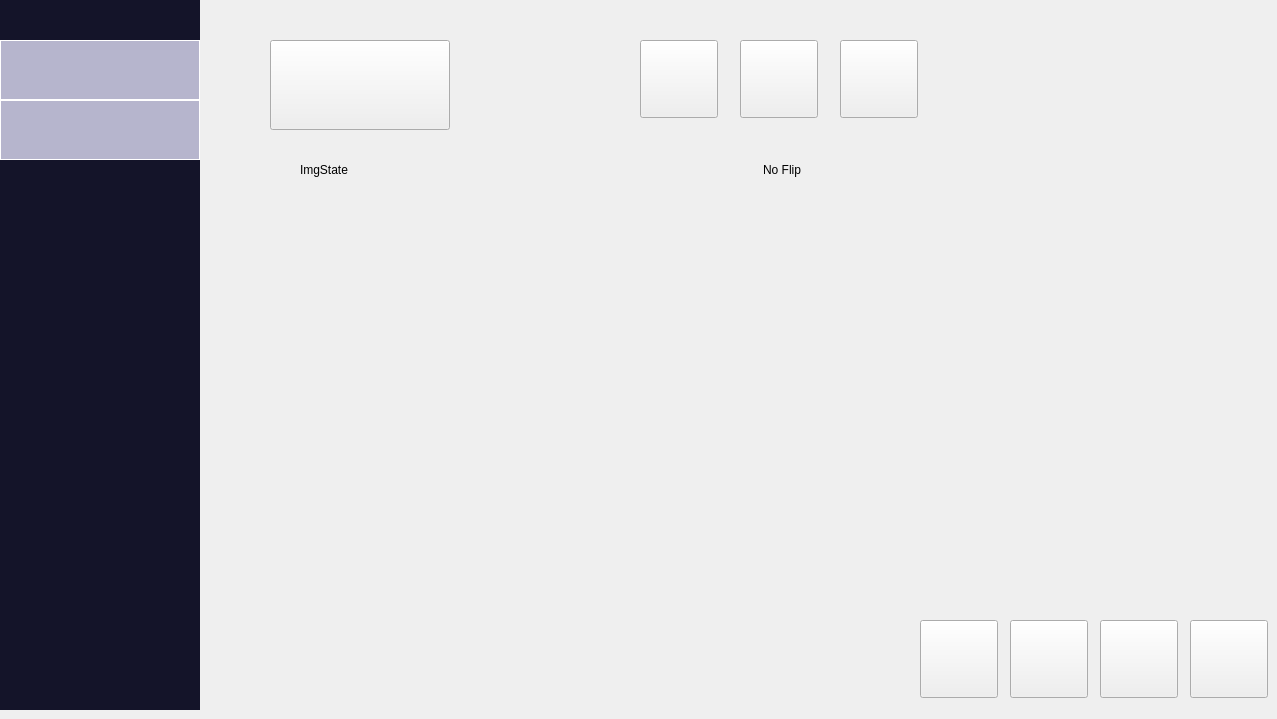
   <widget class="QWidget" name="tab_SimpleMode">
    <attribute name="title">
     <string>SimpleMode</string>
    </attribute>
    <widget class="StaticLabel" name="previewStatus">
     <property name="geometry">
      <rect>
       <x>300</x>
       <y>160</y>
       <width>131</width>
       <height>20</height>
      </rect>
     </property>
     <property name="text">
      <string>ImgState</string>
     </property>
     <property name="iconId" stdset="0">
      <number>0</number>
     </property>
    </widget>
    <widget class="TrigButton" name="trigButton_endExam">
     <property name="geometry">
      <rect>
       <x>1190</x>
       <y>620</y>
       <width>78</width>
       <height>78</height>
      </rect>
     </property>
     <property name="styleSheet">
      <string notr="true">font: 12pt;</string>
     </property>
     <property name="text">
      <string/>
     </property>
     <property name="buttonId" stdset="0">
      <number>1027</number>
     </property>
     <property name="iconNormal" stdset="0">
      <string>../icons/s3p/pushBtn/ClosePatient.png</string>
     </property>
     <property name="iconHover" stdset="0">
      <string/>
     </property>
     <property name="iconPress" stdset="0">
      <string/>
     </property>
    </widget>
    <widget class="TrigButton" name="trigButton_StroeCine">
     <property name="geometry">
      <rect>
       <x>1100</x>
       <y>620</y>
       <width>78</width>
       <height>78</height>
      </rect>
     </property>
     <property name="buttonId" stdset="0">
      <number>1216</number>
     </property>
     <property name="iconNormal" stdset="0">
      <string>../icons/s3p/pushBtn/StoreSceneImage.png</string>
     </property>
    </widget>
    <widget class="SwitchButton" name="switchButton_XrayBlock">
     <property name="geometry">
      <rect>
       <x>640</x>
       <y>40</y>
       <width>78</width>
       <height>78</height>
      </rect>
     </property>
     <property name="styleSheet">
      <string notr="true"/>
     </property>
     <property name="text">
      <string/>
     </property>
     <property name="buttonId" stdset="0">
      <number>2047</number>
     </property>
     <property name="iconOn" stdset="0">
      <string>../icons/s3p/switchBtn/XrayBlockOn.png</string>
     </property>
     <property name="iconOff" stdset="0">
      <string>../icons/s3p/switchBtn/XrayBlockOff.png</string>
     </property>
    </widget>
    <widget class="TrigButton" name="trigButton_Service">
     <property name="geometry">
      <rect>
       <x>740</x>
       <y>40</y>
       <width>78</width>
       <height>78</height>
      </rect>
     </property>
     <property name="styleSheet">
      <string notr="true"/>
     </property>
     <property name="text">
      <string/>
     </property>
     <property name="buttonId" stdset="0">
      <number>1041</number>
     </property>
     <property name="iconNormal" stdset="0">
      <string>../icons/s3p/pushBtn/Service.png</string>
     </property>
    </widget>
    <widget class="TrigButton" name="trigButton_ModeSwitch">
     <property name="geometry">
      <rect>
       <x>270</x>
       <y>40</y>
       <width>180</width>
       <height>90</height>
      </rect>
     </property>
     <property name="styleSheet">
      <string notr="true">font: 10pt</string>
     </property>
     <property name="text">
      <string/>
     </property>
     <property name="buttonId" stdset="0">
      <number>31</number>
     </property>
     <property name="iconNormal" stdset="0">
      <string>../icons/s3p/switchBtn/SimpleMode.png</string>
     </property>
    </widget>
    <widget class="TrigButton" name="trigButton_Export">
     <property name="geometry">
      <rect>
       <x>920</x>
       <y>620</y>
       <width>78</width>
       <height>78</height>
      </rect>
     </property>
     <property name="buttonId" stdset="0">
      <number>1221</number>
     </property>
     <property name="iconNormal" stdset="0">
      <string>../icons/s3p/pushBtn/Export.png</string>
     </property>
    </widget>
    <widget class="TrigButton" name="trigButton_Print">
     <property name="geometry">
      <rect>
       <x>1010</x>
       <y>620</y>
       <width>78</width>
       <height>78</height>
      </rect>
     </property>
     <property name="buttonId" stdset="0">
      <number>1218</number>
     </property>
     <property name="iconNormal" stdset="0">
      <string>../icons/s3p/pushBtn/Print.png</string>
     </property>
    </widget>
    <widget class="StaticLabel" name="flipStatus">
     <property name="geometry">
      <rect>
       <x>660</x>
       <y>160</y>
       <width>141</width>
       <height>20</height>
      </rect>
     </property>
     <property name="text">
      <string>No Flip</string>
     </property>
     <property name="alignment">
      <set>Qt::AlignRight|Qt::AlignTrailing|Qt::AlignVCenter</set>
     </property>
     <property name="iconId" stdset="0">
      <number>4312</number>
     </property>
    </widget>
    <widget class="StaticLabel" name="previewImage">
     <property name="geometry">
      <rect>
       <x>300</x>
       <y>180</y>
       <width>512</width>
       <height>512</height>
      </rect>
     </property>
     <property name="text">
      <string/>
     </property>
     <property name="iconId" stdset="0">
      <number>0</number>
     </property>
     <property name="iconNormal" stdset="0">
      <string>../icons/s3p/logo/sysPic.png</string>
     </property>
    </widget>
    <widget class="KeyBoardButton" name="keyBoardButton_F1">
     <property name="geometry">
      <rect>
       <x>840</x>
       <y>40</y>
       <width>78</width>
       <height>78</height>
      </rect>
     </property>
     <property name="text">
      <string/>
     </property>
     <property name="buttonId" stdset="0">
      <number>112</number>
     </property>
     <property name="iconNormal" stdset="0">
      <string>../icons/s3p/pushBtn/Help.png</string>
     </property>
     <property name="iconPress" stdset="0">
      <string/>
     </property>
    </widget>
    <widget class="GroupBox" name="groupBox_3">
     <property name="geometry">
      <rect>
       <x>0</x>
       <y>0</y>
       <width>200</width>
       <height>710</height>
      </rect>
     </property>
     <property name="styleSheet">
      <string notr="true">*{background:rgb(20,20,41);border:0px;}</string>
     </property>
     <widget class="RadioButton" name="radioButton_DR">
      <property name="geometry">
       <rect>
        <x>10</x>
        <y>440</y>
        <width>80</width>
        <height>80</height>
       </rect>
      </property>
      <property name="styleSheet">
       <string notr="true">background:transparent</string>
      </property>
      <property name="buttonId" stdset="0">
       <number>2063</number>
      </property>
      <property name="iconOn" stdset="0">
       <string>../icons/s3p/switchBtn/RadModeOn.png</string>
      </property>
      <property name="iconOff" stdset="0">
       <string>../icons/s3p/switchBtn/RadModeOff.png</string>
      </property>
     </widget>
     <widget class="TrigButton" name="trigButton_ResetBuzzer">
      <property name="geometry">
       <rect>
        <x>110</x>
        <y>620</y>
        <width>80</width>
        <height>80</height>
       </rect>
      </property>
      <property name="buttonId" stdset="0">
       <number>1201</number>
      </property>
      <property name="continuousMode" stdset="0">
       <bool>false</bool>
      </property>
      <property name="iconNormal" stdset="0">
       <string>../icons/s3p/pushBtn/ResetTimer.png</string>
      </property>
     </widget>
     <widget class="RadioButton" name="radioButton_Fluo">
      <property name="geometry">
       <rect>
        <x>110</x>
        <y>440</y>
        <width>80</width>
        <height>80</height>
       </rect>
      </property>
      <property name="styleSheet">
       <string notr="true">background:transparent</string>
      </property>
      <property name="buttonId" stdset="0">
       <number>2062</number>
      </property>
      <property name="iconOn" stdset="0">
       <string>../icons/s3p/switchBtn/FluoroModeOn.png</string>
      </property>
      <property name="iconOff" stdset="0">
       <string>../icons/s3p/switchBtn/FluoroModeOff.png</string>
      </property>
     </widget>
     <widget class="SwitchButton" name="switchButton_Laser">
      <property name="geometry">
       <rect>
        <x>10</x>
        <y>620</y>
        <width>80</width>
        <height>80</height>
       </rect>
      </property>
      <property name="buttonId" stdset="0">
       <number>2001</number>
      </property>
      <property name="iconOn" stdset="0">
       <string>../icons/s3p/switchBtn/LaserOn.png</string>
      </property>
      <property name="iconOff" stdset="0">
       <string>../icons/s3p/switchBtn/LaserOff.png</string>
      </property>
     </widget>
     <widget class="ButtonGroup" name="buttonGroup_Application_3" native="true">
      <property name="geometry">
       <rect>
        <x>0</x>
        <y>40</y>
        <width>200</width>
        <height>60</height>
       </rect>
      </property>
      <property name="styleSheet">
       <string notr="true">QWidget{background-color:rgb(182,181,205);font:20px;border-width:1px;border-style:solid;border-color:white;}</string>
      </property>
      <property name="expand" stdset="0">
       <bool>false</bool>
      </property>
      <property name="expandHeight" stdset="0">
       <number>270</number>
      </property>
      <property name="groupName" stdset="0">
       <string>Application</string>
      </property>
      <widget class="RadioButton" name="radioButton_app1_3">
       <property name="geometry">
        <rect>
         <x>10</x>
         <y>70</y>
         <width>80</width>
         <height>80</height>
        </rect>
       </property>
       <property name="styleSheet">
        <string notr="true">QPushButton{font: 12pt;border-width:0px;}
QPushButton::!pressed{background:rgb(55,64,92);}
QPushButton::pressed{background:rgb(110,122,159);}
QPushButton::!pressed::checked{background:rgb(110,112,159);}</string>
       </property>
       <property name="text">
        <string>Adipose</string>
       </property>
       <property name="checked">
        <bool>false</bool>
       </property>
       <property name="buttonId" stdset="0">
        <number>10012</number>
       </property>
      </widget>
      <widget class="RadioButton" name="radioButton_app2_3">
       <property name="geometry">
        <rect>
         <x>110</x>
         <y>70</y>
         <width>80</width>
         <height>80</height>
        </rect>
       </property>
       <property name="styleSheet">
        <string notr="true">QPushButton{font: 12pt;border-width:0px;}
QPushButton::!pressed{background:rgb(55,64,92);}
QPushButton::pressed{background:rgb(110,122,159);}
QPushButton::!pressed::checked{background:rgb(110,112,159);}</string>
       </property>
       <property name="text">
        <string>Paediatic</string>
       </property>
       <property name="buttonId" stdset="0">
        <number>10014</number>
       </property>
      </widget>
      <widget class="RadioButton" name="radioButton_app3_3">
       <property name="geometry">
        <rect>
         <x>10</x>
         <y>173</y>
         <width>80</width>
         <height>80</height>
        </rect>
       </property>
       <property name="styleSheet">
        <string notr="true">QPushButton{font: 12pt;border-width:0px;}
QPushButton::!pressed{background:rgb(55,64,92);}
QPushButton::pressed{background:rgb(110,122,159);}
QPushButton::!pressed::checked{background:rgb(110,112,159);}</string>
       </property>
       <property name="text">
        <string>Extremity</string>
       </property>
       <property name="buttonId" stdset="0">
        <number>10013</number>
       </property>
      </widget>
      <widget class="RadioButton" name="radioButton_app4_3">
       <property name="geometry">
        <rect>
         <x>110</x>
         <y>173</y>
         <width>80</width>
         <height>80</height>
        </rect>
       </property>
       <property name="styleSheet">
        <string notr="true">QPushButton{font: 12pt;border-width:0px;}
QPushButton::!pressed{background:rgb(55,64,92);}
QPushButton::pressed{background:rgb(110,122,159);}
QPushButton::!pressed::checked{background:rgb(110,112,159);}</string>
       </property>
       <property name="text">
        <string>Standard</string>
       </property>
       <property name="checked">
        <bool>false</bool>
       </property>
       <property name="buttonId" stdset="0">
        <number>10011</number>
       </property>
      </widget>
     </widget>
     <widget class="ButtonGroup" name="buttonGroup_Start_3" native="true">
      <property name="geometry">
       <rect>
        <x>0</x>
        <y>100</y>
        <width>200</width>
        <height>60</height>
       </rect>
      </property>
      <property name="styleSheet">
       <string notr="true">QWidget{background-color:rgb(182,181,205);font:20px;border-width:1px;border-style:solid;border-color:white;}</string>
      </property>
      <property name="expand" stdset="0">
       <bool>false</bool>
      </property>
      <property name="expandHeight" stdset="0">
       <number>270</number>
      </property>
      <property name="groupName" stdset="0">
       <string>Start</string>
      </property>
      <widget class="TrigButton" name="trigButton_emergency_4">
       <property name="geometry">
        <rect>
         <x>110</x>
         <y>176</y>
         <width>80</width>
         <height>80</height>
        </rect>
       </property>
       <property name="font">
        <font>
         <pointsize>12</pointsize>
         <weight>50</weight>
         <italic>false</italic>
         <bold>false</bold>
        </font>
       </property>
       <property name="styleSheet">
        <string notr="true">QPushButton{font: 12pt;border-width:0px;}QPushButton::!pressed{background:rgb(55,64,92);}
QPushButton::pressed{background:rgb(110,122,159);}</string>
       </property>
       <property name="text">
        <string>WorkList</string>
       </property>
       <property name="buttonId" stdset="0">
        <number>1008</number>
       </property>
      </widget>
      <widget class="TrigButton" name="trigButton_newPatient_4">
       <property name="geometry">
        <rect>
         <x>10</x>
         <y>76</y>
         <width>80</width>
         <height>80</height>
        </rect>
       </property>
       <property name="font">
        <font>
         <pointsize>12</pointsize>
         <weight>50</weight>
         <italic>false</italic>
         <bold>false</bold>
        </font>
       </property>
       <property name="styleSheet">
        <string notr="true">QPushButton{font: 12pt;border-width:0px;}QPushButton::!pressed{background:rgb(55,64,92);}
QPushButton::pressed{background:rgb(110,122,159);}</string>
       </property>
       <property name="text">
        <string>New Pt.</string>
       </property>
       <property name="buttonId" stdset="0">
        <number>1007</number>
       </property>
      </widget>
      <widget class="TrigButton" name="trigButton_prevPatient_4">
       <property name="geometry">
        <rect>
         <x>110</x>
         <y>76</y>
         <width>80</width>
         <height>80</height>
        </rect>
       </property>
       <property name="font">
        <font>
         <pointsize>12</pointsize>
         <weight>50</weight>
         <italic>false</italic>
         <bold>false</bold>
        </font>
       </property>
       <property name="styleSheet">
        <string notr="true">QPushButton{font: 12pt;border-width:0px;}QPushButton::!pressed{background:rgb(55,64,92);}
QPushButton::pressed{background:rgb(110,122,159);}</string>
       </property>
       <property name="text">
        <string>Prev. Pt.</string>
       </property>
       <property name="buttonId" stdset="0">
        <number>1009</number>
       </property>
      </widget>
      <widget class="TrigButton" name="trigButton_worklist_4">
       <property name="geometry">
        <rect>
         <x>10</x>
         <y>176</y>
         <width>80</width>
         <height>80</height>
        </rect>
       </property>
       <property name="font">
        <font>
         <pointsize>12</pointsize>
         <weight>50</weight>
         <italic>false</italic>
         <bold>false</bold>
        </font>
       </property>
       <property name="styleSheet">
        <string notr="true">QPushButton{font: 12pt;border-width:0px;}QPushButton::!pressed{background:rgb(55,64,92);}
QPushButton::pressed{background:rgb(110,122,159);}</string>
       </property>
       <property name="text">
        <string>Emerg.</string>
       </property>
       <property name="buttonId" stdset="0">
        <number>1202</number>
       </property>
      </widget>
     </widget>
    </widget>
   </widget>
